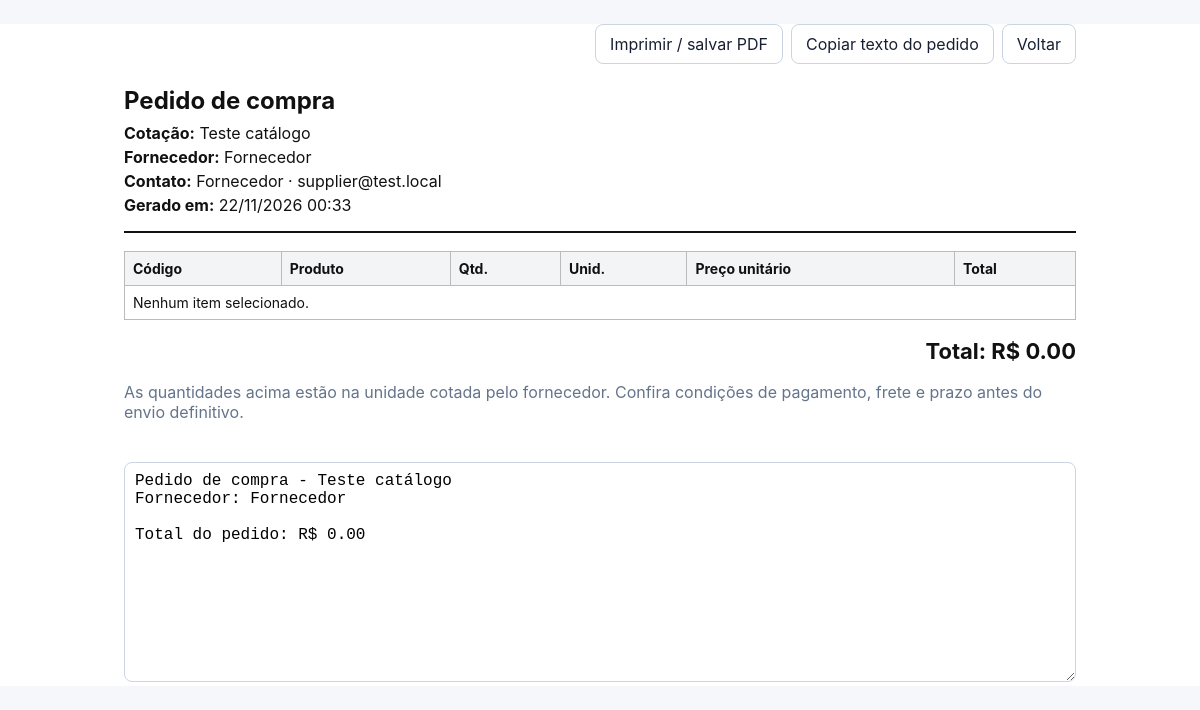
The page /admin/cotacoes/1/pedidos/2/imprimir (signed in) on the database its author committed.
### app/models.py (models this page shows)
class Quote(Base):
    __tablename__ = "quotes"
    id: Mapped[int] = mapped_column(primary_key=True)
    title: Mapped[str] = mapped_column(String(180))
    deadline: Mapped[datetime] = mapped_column(DateTime)
    created_at: Mapped[datetime] = mapped_column(DateTime, default=datetime.utcnow)
    items: Mapped[list["QuoteItem"]] = relationship(back_populates="quote", cascade="all, delete-orphan")

class User(Base):
    __tablename__ = "users"
    id: Mapped[int] = mapped_column(primary_key=True)
    name: Mapped[str] = mapped_column(String(120))
    email: Mapped[str] = mapped_column(String(180), unique=True, index=True)
    password_hash: Mapped[str] = mapped_column(String(255))
    role: Mapped[str] = mapped_column(String(20), default="supplier")
    company_name: Mapped[str | None] = mapped_column(String(180), nullable=True)
    active: Mapped[bool] = mapped_column(Boolean, default=True)
    must_change_password: Mapped[bool] = mapped_column(Boolean, default=False)

### app/main.py (the view)
@app.get("/admin/cotacoes/{quote_id}/pedidos/{supplier_id}/imprimir", response_class=HTMLResponse)
def admin_supplier_order_print(quote_id: int, supplier_id: int, request: Request, db: Session = Depends(get_db)):
    user = require_role(request, db, "admin")
    supplier = db.get(User, supplier_id)
    quote = db.scalar(
        select(Quote).where(Quote.id == quote_id).options(
            selectinload(Quote.items).selectinload(QuoteItem.responses).selectinload(QuoteResponse.supplier)
        )
    )
    order = db.scalar(
        select(PurchaseOrder).where(PurchaseOrder.quote_id == quote_id, PurchaseOrder.supplier_id == supplier_id).options(
            selectinload(PurchaseOrder.items)
        )
    )
    if not supplier or not quote or not order:
        raise HTTPException(404, "Salve o fechamento antes de gerar o pedido.")
    rows, total = build_supplier_order_rows(db, quote, supplier_id, order)
    selected_rows = [row for row in rows if row["selected"]]
    return templates.TemplateResponse(
        request,
        "admin_supplier_order_print.html",
        {
            "user": user,
            "quote": quote,
            "supplier": supplier,
            "order": order,
            "rows": selected_rows,
            "total": total,
            "generated_at": now_local(),
        },
    )

### app/templates/admin_supplier_order_print.html (shortened to what this page needs)
<!doctype html>
<html lang="pt-BR">
<head>
  <link rel="stylesheet" href="/static/style.css?v=6">
</head>
<body class="print-page">
<main class="print-container">
  <div class="print-actions no-print">
    <button onclick="window.print()">Imprimir / salvar PDF</button>
    <button onclick="copyOrder()">Copiar texto do pedido</button>
    <a class="button" href="/admin/cotacoes/{{ quote.id }}/pedidos/{{ supplier.id }}">Voltar</a>
  </div>
  <section class="print-header">
    <h1>Pedido de compra</h1>
    <p><strong>Cotação:</strong> {{ quote.title }}</p>
    <p><strong>Fornecedor:</strong> {{ supplier.company_name or supplier.name }}</p>
    <p><strong>Contato:</strong> {{ supplier.name }} · {{ supplier.email }}</p>
    <p><strong>Gerado em:</strong> {{ generated_at.strftime('%d/%m/%Y %H:%M') }}</p>
  </section>
  <table class="print-table">
    <thead><tr><th>Código</th><th>Produto</th><th>Qtd.</th><th>Unid.</th><th>Preço unitário</th><th>Total</th></tr></thead>
    <tbody>
      {% for row in rows %}
      <tr>
        <td>{{ row.item.code }}</td>
        <td>{{ row.item.description }}{% if row.response.brand %}<br><small>Marca: {{ row.response.brand }}</small>{% endif %}</td>
        <td>{{ row.quantity }}</td>
        <td>{{ row.response.offered_unit }}</td>
        <td>R$ {{ '%.4f'|format(row.response.offered_price) }}</td>
        <td>R$ {{ '%.2f'|format(row.line_total) }}</td>
      </tr>
      {% else %}
      <tr><td colspan="6">Nenhum item selecionado.</td></tr>
      {% endfor %}
    </tbody>
  </table>
  <div class="print-total"><strong>Total: R$ {{ '%.2f'|format(total) }}</strong></div>
  <p class="muted">As quantidades acima estão na unidade cotada pelo fornecedor. Confira condições de pagamento, frete e prazo antes do envio definitivo.</p>
  <textarea id="order-text" class="copy-order-text no-print" readonly>Pedido de compra - {{ quote.title }}
Fornecedor: {{ supplier.company_name or supplier.name }}
Total do pedido: R$ {{ '%.2f'|format(total) }}</textarea>
</main>
</body>
</html>

### app/static/style.css (style rules this page uses)
:root { font-family:Inter,ui-sans-serif,system-ui,-apple-system,BlinkMacSystemFont,"Segoe UI",sans-serif;color:#172033;background:#f5f7fb }
* { box-sizing:border-box }
body { margin:0 }
input,select,textarea,button,.button { font:inherit }
input,select,textarea { width:100%;padding:9px 10px;border:1px solid #cbd5e1;border-radius:8px;background:#fff }
button,.button { border:1px solid #cbd5e1;border-radius:8px;padding:9px 14px;background:#fff;color:#172033;text-decoration:none;cursor:pointer;display:inline-block }
.muted { color:#64748b }
table { width:100%;border-collapse:collapse;font-size:14px }
th,td { text-align:left;padding:10px;border-bottom:1px solid #e5e7eb;vertical-align:top }
th { background:#f8fafc;white-space:nowrap }
.print-page { background:#fff;color:#111 }
.print-container { max-width:1000px;margin:24px auto;padding:0 24px }
.print-actions { display:flex;gap:8px;justify-content:flex-end;margin-bottom:22px }
.print-header { border-bottom:2px solid #111;padding-bottom:12px;margin-bottom:18px }
.print-header h1 { margin-bottom:8px }
.print-header p { margin:4px 0 }
.print-table { width:100%;border-collapse:collapse }
.print-table th,.print-table td { border:1px solid #bbb;padding:8px }
.print-table th { background:#f3f4f6 }
.print-total { text-align:right;font-size:22px;margin:18px 0 }
.copy-order-text { width:100%;min-height:220px;margin-top:24px;font-family:ui-monospace,SFMono-Regular,Menlo,Consolas,monospace }

### rows shown on the page
Quote: title "Teste catálogo", title "Pedido de compra - Teste catálogo Fornecedor: Fornecedor Total do pedido: R$ 0.00"
User: company_name+name "Fornecedor", name "Fornecedor", email "supplier@test.local"

### other values the page prints
{{ generated_at.strftime('%d/%m/%Y %H:%M') }} "22/11/2026 00:33"
{{ '%.2f'|format(total) }} "0.00"
